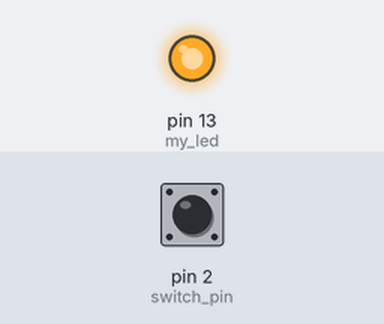
The sketch below on a simulated Arduino Uno, built with avr-gcc and run on an emulated ATmega328P. Parts: output pins drawn as LEDs (lit = HIGH). The inputs (shaded band) are chosen by the test bench; at power-on: pin 2 (switch_pin) LOW.

Above: at 1.2 s.
1.3 s: pin 2 (switch_pin) pulled HIGH for 0.15 s
At 1.37 s:
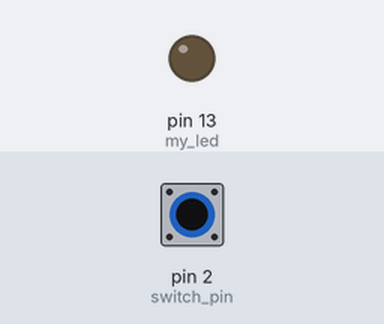
2.9 s: pin 2 (switch_pin) pulled HIGH for 3.2 s
At 6.4 s:
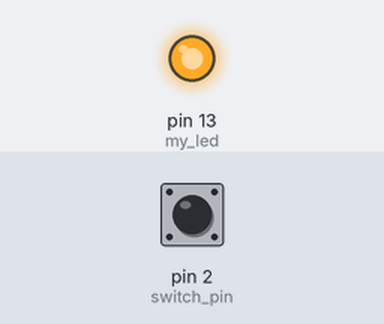
Timing chart, 0 to 7.9 s (numbered marks = the images above; inputs shaded):
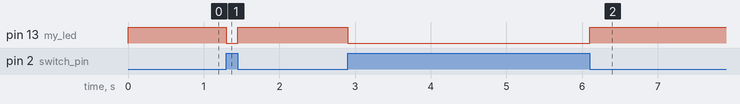

The sketch:

switch_pin.ino
```cpp
int my_led = 13;
int switch_pin = 2;

int switch_value;

void setup() {
	// put your setup code here, to run once:
	pinMode(switch_pin, INPUT);
	pinMode(my_led, OUTPUT);
}

void loop() {
	// put your main code here, to run repeatedly:
	switch_value = digitalRead(switch_pin);
	if(switch_value == HIGH){
		digitalWrite(my_led, LOW);
	} else {
		digitalWrite(my_led, HIGH);
	}
}
```

Measured:
- after the input at 1.3 s, pin 13 (my_led): HIGH → LOW at once, → HIGH 0.15 s later
- after the input at 2.9 s, pin 13 (my_led): HIGH → LOW at once, → HIGH 3.2 s later
